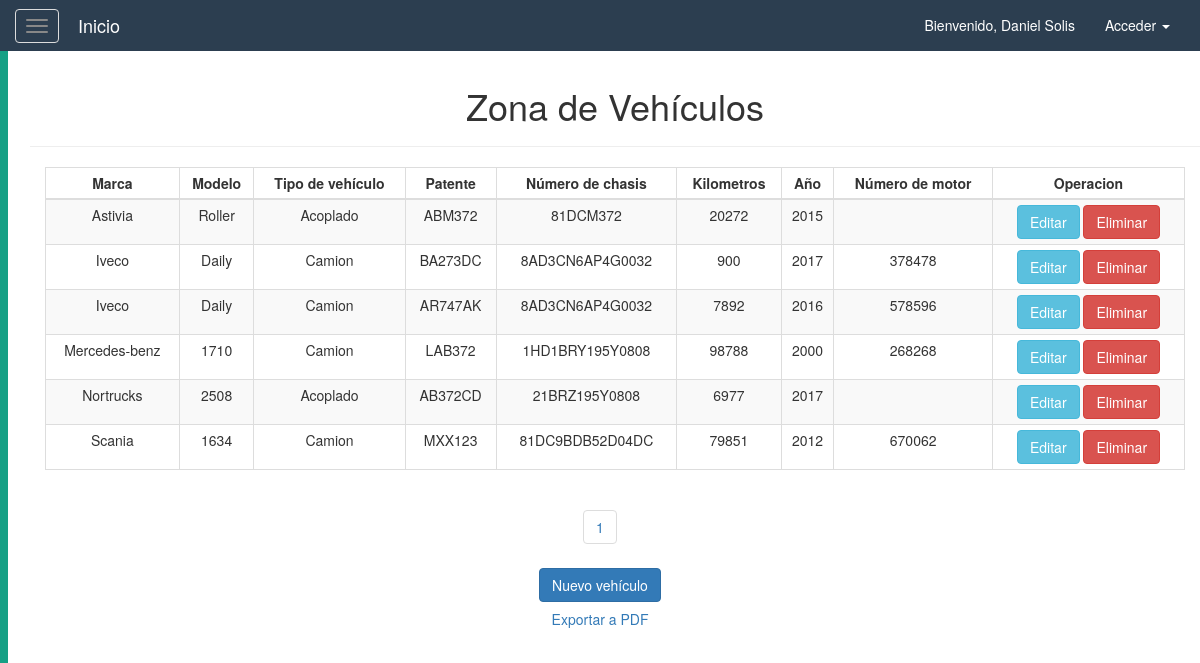
Page /logistica/vista_vehiculos.php (signed in) on the committed database.
### tables this page shows
CREATE TABLE Vehiculo(
	idVehiculo int(11) NOT NULL AUTO_INCREMENT,
    tipo_vehiculo enum('Camion', 'Acoplado') NOT NULL DEFAULT 'Camion',
    patente varchar(45) NOT NULL,
	marca varchar(45) NOT NULL,
    modelo varchar(45) NOT NULL,
    anio year(4) NOT NULL,
    nro_chasis varchar(45) NOT NULL,
    nro_motor int(11),
    km int(11) NOT NULL,
    PRIMARY KEY (idVehiculo)
);

### resources/db/control.php (called while the page is built, shortened)
<?php
    class controlDB{
        function __construct(){
            try{
            $host="localhost";
            $dbname="logistica";
            $user="root";
            $pass="";
            $this->con=mysqli_connect($host,$user,$pass) or die("No se puede conectar con la base de datos.");
            mysqli_select_db($this->con,$dbname)or die("No se encuentra la base de datos.");
            mysqli_set_charset($this->con, "utf8");
            }catch(Exception $ex){
                throw $ex;
            }
        }
        function consultar($sql){
            $result=mysqli_query($this->con,$sql);
            $data=null;
            while($fila=mysqli_fetch_assoc($result)){
                $data[]=$fila;
            }
            return $data;
        }
    }
?>

### resources/library/vehiculo_pag.php (called while the page is built, shortened)
<?php
        $tamagno_paginas = 7;
        if(isset($_GET['pagina'])) {
            $pag = $_GET['pagina'];
        } else {
            $pag = 1;
        }
        $empezar_desde = ($pag-1) * $tamagno_paginas;
        $datos = $obj -> consultar("SELECT *
            FROM vehiculo
            ORDER BY marca
            LIMIT $empezar_desde, $tamagno_paginas");
        $num_filas = count($obj->consultar("SELECT *
            FROM vehiculo"));
        $total_paginas = ceil($num_filas/$tamagno_paginas);
?>

### logistica/vista_vehiculos.php (the view, shortened to what this page needs)
<!DOCTYPE html>
<html lang="es">
<head>
    <?php
        require_once($_SERVER['DOCUMENT_ROOT'].'/resources/config.php');
        $obj = new controlDB();
        include $LIBRARY_PATH.'/vehiculo_pag.php';
    ?>
</head>
<body>
    <?php
        require_once($_SERVER['DOCUMENT_ROOT'].'/resources/templates/header.php');
    ?>
    <div id="wrapper">
        <?php
            require_once($_SERVER['DOCUMENT_ROOT'].'/resources/templates/sidebar.php');
        ?>
        <div id="page-content-wrapper">
            <div class="container-fluid">
                <div class="row">
                    <div class="col-lg-12 text-center">
                        <div class="container">
                            <div class="row">
                                <div class="col">
                                    <h1>Zona de Vehículos</h1>
                                    <hr/>
                                </div>
                            </div>
                        </div>
                        <div class="container">
                            <div class="row">
                                <div class="col-lg-12 col-md-12 col-sm-12 col-xs-12">
                                    <div class="table-responsive">
                                        <table class="table table-striped table-bordered table-condensed table-hover">
                                            <thead>
                                                <th  class="text-center">Marca</th>
                                                <th  class="text-center">Modelo</th>
                                                <th  class="text-center">Tipo de vehículo</th>
                                                <th  class="text-center">Patente</th>
                                                <th  class="text-center">Número de chasis</th>
                                                <th  class="text-center">Kilometros</th>
                                                <th  class="text-center">Año</th>
                                                <th  class="text-center">Número de motor</th>
                                                <?php if($_SESSION["rol"]!='Supervisor' && $_SESSION["rol"]!='Mecanico'){?>
                                                <th  class="text-center">Operacion</th>
                                                <?php } ?>
                                            </thead>
                                            <?php foreach($datos as $td){ ?>
                                            <tr>
                                                <td><?php echo utf8_decode(ucwords(strtolower($td['marca']))); ?></td>
                                                <td><?php echo utf8_decode(ucwords(strtolower($td['modelo']))); ?></td>
                                                <td><?php echo ucwords(strtolower($td['tipo_vehiculo'])); ?></td>
                                                <td><?php echo strtoupper($td['patente']); ?></td>
                                                <td><?php echo strtoupper($td['nro_chasis']); ?></td>
                                                <td><?php echo $td['km']; ?></td>
                                                <td><?php echo $td['anio']; ?></td>
                                                <td><?php echo $td['nro_motor']; ?></td>
                                                <?php if($_SESSION["rol"]!='Supervisor' && $_SESSION["rol"]!='Mecanico'){?>
                                                <td class="text-center">
                                                    <a href="editarVehiculo.php?id=<?php echo $td["idVehiculo"]?>">
                                                        <button class="btn btn-info">Editar</button>
                                                    </a>
                                                    <a href="bdVehiculo.php?id=<?php echo $td["idVehiculo"]?>&funcion=eliminar">
                                                        <button class="btn btn-danger">Eliminar</button>
                                                    </a>
                                                </td>
                                                <?php } ?>
                                            </tr>
                                            <?php } ?>
                                        </table>
                                    </div>
                                </div>
                            </div>
                        </div>
                        <div class="row">
                            <div class="col">
                                <?php
                                    for($i = 1; $i <= $total_paginas; $i++){
                                    echo "<ul class='pagination'>
                                        <li><a href='?pagina=".$i."'>".$i."</a></li>
                                    </ul>";}
                                ?>
                            </div>
                        </div>
                        <div class="row">
                                <?php if($_SESSION["rol"]!='Supervisor' && $_SESSION["rol"]!='Mecanico'){?>
                                <div class="col">
                                    <a href="registrarVehiculo.php" class="btn btn-primary">Nuevo vehículo</a>
                                </div>
                                <?php } ?>
                        </div>
                        <div class="row">
                            <a href="/logistica/exportarVehiculo.php" target="_blank">
                                <button class="btn btn-link">Exportar a PDF</button>
                            </a>
                        </div>
                    </div>
                </div>
            </div>
        </div>
    </div>
</body>
</html>

### resources/css/menuLateral.css (style rules this page uses)
#page-content-wrapper { width: 100%; height: 100%; position: absolute; padding: 15px; }

### rows in the picture
vehiculo: marca "Astivia", modelo "Roller", tipo_vehiculo "Acoplado", patente "ABM372", nro_chasis "81DCM372", km "20272", anio "2015"
vehiculo: marca "Iveco", modelo "Daily", tipo_vehiculo "Camion", patente "BA273DC", nro_chasis "8AD3CN6AP4G0032", km "900", anio "2017", nro_motor "378478"
vehiculo: marca "Iveco", modelo "Daily", tipo_vehiculo "Camion", patente "AR747AK", nro_chasis "8AD3CN6AP4G0032", km "7892", anio "2016", nro_motor "578596"
vehiculo: marca "Mercedes-benz", modelo "1710", tipo_vehiculo "Camion", patente "LAB372", nro_chasis "1HD1BRY195Y0808", km "98788", anio "2000", nro_motor "268268"
vehiculo: marca "Nortrucks", modelo "2508", tipo_vehiculo "Acoplado", patente "AB372CD", nro_chasis "21BRZ195Y0808", km "6977", anio "2017"
vehiculo: marca "Scania", modelo "1634", tipo_vehiculo "Camion", patente "MXX123", nro_chasis "81DC9BDB52D04DC", km "79851", anio "2012", nro_motor "670062"

### other values in the picture
$_SESSION['usuario'] "Daniel Solis"
